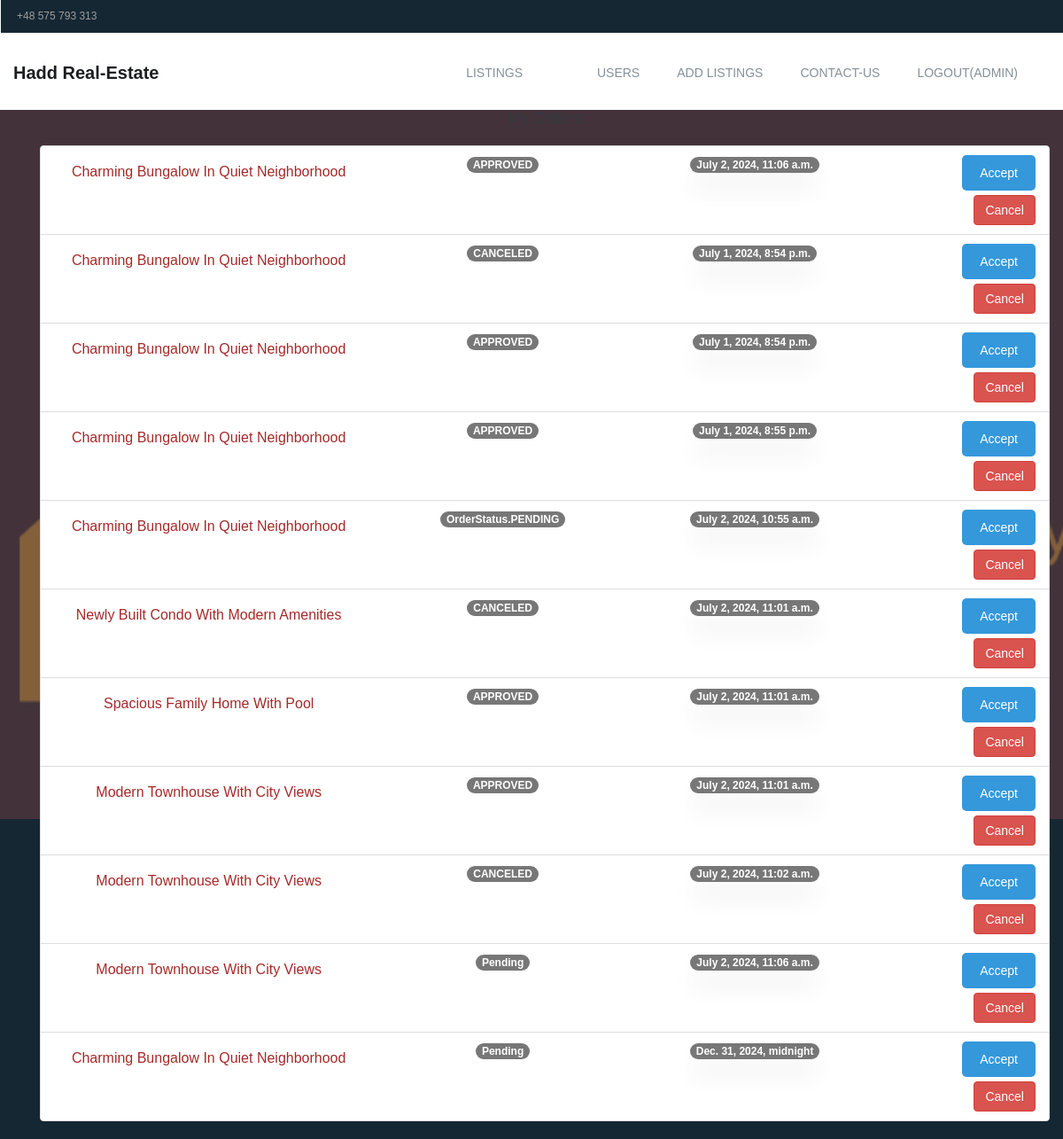
Page /orders/ (signed in) on the committed database.
### accounts/models.py (models this page shows, shortened)
class User(AbstractBaseUser, PermissionsMixin):
    username_validator = UnicodeUsernameValidator()
    username = models.CharField(
        verbose_name=_("username"),
        max_length=150,
        unique=True,
        validators=[username_validator],
        error_messages={
            "unique": _("A user with that username already exists."),
        },
    )
    email = models.EmailField(verbose_name=_("email address"), blank=True)
    first_name = models.CharField(verbose_name=_("first name"), max_length=150, blank=True)
    last_name = models.CharField(verbose_name=_("last name"), max_length=150, blank=True)
    requested_reset_password = models.BooleanField(
        _('User has requested a password reset'),
        default=False,
        help_text=_('This will allow the admin to allow a password reset')
    )
    allowed_password_request = models.BooleanField(
        _('User has been granted a password reset'),
        default=False,
        help_text=_('This will allow the the user to perform password reset')
    )
    is_staff = models.BooleanField(
        _('staff status'),
        default=False,
        help_text=_('Designates whether the user can log into this admin site.'),
    )
    is_active = models.BooleanField(
        _('active'),
        default=True,
        help_text=_(
            'Designates whether this user should be treated as active. '
            'Unselect this instead of deleting accounts.'
        ),
    )
    is_superuser = models.BooleanField(
        _('superuser status'),
        default=False,
        help_text=_('Designates that this user has all permissions without explicitly assigning them.'),
    )
    objects = UserManager()
    USERNAME_FIELD = 'username'
    REQUIRED_FIELDS = ['email']
    class Meta:
        verbose_name = _("user")
        verbose_name_plural = _("users")

### orders/models.py (models this page shows, shortened)
class Order(models.Model):
    user = models.ForeignKey(User, on_delete=models.CASCADE)
    listing = models.ForeignKey(Listing, on_delete=models.CASCADE)
    reservation_date = models.DateTimeField(auto_now_add=False)
    status = models.CharField(
        max_length=20,
        choices=[(status.name, status.value) for status in OrderStatus],
        default=OrderStatus.PENDING.name
    )
    created_on = models.DateTimeField(auto_now_add=True, null=True)

### listings/models.py (models this page shows, shortened)
class Listing(models.Model):
    title = models.CharField(max_length=200)
    description = models.TextField()
    price = models.DecimalField(max_digits=10, decimal_places=2)
    main_img = models.ImageField(upload_to='images/', blank=True, null=True)
    created_at = models.DateTimeField(auto_now_add=True)
    updated_at = models.DateTimeField(auto_now=True)

### orders/views.py (the view)
# urls.py: path('', views.order_list, name='order_list'),
@login_required
def order_list(request):
    orders = Order.objects.filter(user=request.user)
    if request.user.is_superuser:
        orders = Order.objects.all()
    return render(request, 'orders/order_list.html', {'orders': orders})

### orders/models.py (called while the page is built)
@receiver(post_init, sender=Order)
def check_and_update_order_status_on_fetch(sender, instance, **kwargs):
    if instance.status == OrderStatus.PENDING.name and instance.date_ordered < timezone.now():
        instance.status = OrderStatus.CANCELED.name
        instance.save()

### real_estate/templates/orders/order_list.html (shortened to what this page needs)
{% extends 'base.html' %}
{% block content %}
    <div class="container mt-4">
        <h1 class="display-4 mb-4">My Orders</h1>
        <ul class="list-group">
            {% for order in orders %}
                <li class="list-group-item bg-secondary rounded-3">
                    <div class="row align-items-center">
                        <div class="col-md-4">
                            <h2 class="h5 text-white mb-1"><a
                                    href="{% url 'listing_detail' order.listing.pk %}">{{ order.listing.title }}</a>
                            </h2>
                        </div>
                        <div class="col-md-3">
                            <span class="badge bg-primary rounded-pill">{{ order.status }}</span>
                        </div>
                        <div class="col-md-3">
                            <span class="badge bg-light text-dark rounded-pill">{{ order.reservation_date }}</span>
                        </div>
                        <div class="col-md-2 text-right">
                            {% if user.is_superuser %}
                                <form action="{% url 'accept_order' order.pk %}" method="post">
                                    <button class="btn btn-primary mb-2 mb-md-0">Accept</button>
                                </form>
                            {% endif %}
                            <form action="{% url 'cancel_order' order.pk %}" method="post">
                                <button class="btn btn-danger">Cancel</button>
                            </form>
                        </div>
                    </div>
                </li>
            {% endfor %}
        </ul>
    </div>
{% endblock %}

### real_estate/templates/base.html (shortened to what this page needs)
{% load static %}
<!DOCTYPE html>
<html lang="en">
<head>
    <link rel="stylesheet" href="{% static 'css/font-awesome.min.css' %}">
    <link rel="stylesheet" href="{% static 'css/linearicons.css' %}">
    <link rel="stylesheet" href="{% static 'css/animate.css' %}">
    <link rel="stylesheet" href="{% static 'css/flaticon.css' %}">
    <link rel="stylesheet" href="{% static 'css/slick.css' %}">
    <link rel="stylesheet" href="{% static 'css/slick-theme.css' %}">
    <link rel="stylesheet" href="{% static 'css/bootstrap.min.css' %}">
    <link rel="stylesheet" href="{% static 'css/bootsnav.css' %}">
    <link href="{% static 'fontawesomefree/css/fontawesome.css' %}" rel="stylesheet" type="text/css">
    <link href="{% static 'fontawesomefree/css/brands.css' %}" rel="stylesheet" type="text/css">
    <link href="{% static 'fontawesomefree/css/solid.css' %}" rel="stylesheet" type="text/css">
    <link rel="stylesheet" href="{% static 'css/responsive.css' %}">
    <link rel="stylesheet" href="{% static 'css/style.css' %}">
</head>
<body>
<header id="header-top" class="header-top">
    <ul>
        <li class="head-responsive-right">
            <div class="header-top-right">
                <ul>
                    <li class="header-top-contact">
                        +48 575 793 313
                    </li>
                </ul>
            </div>
        </li>
    </ul>
</header>
<section class="top-area">
    <div class="header-area">
        <nav class="navbar navbar-default bootsnav  navbar-sticky navbar-scrollspy" data-minus-value-desktop="70"
             data-minus-value-mobile="55" data-speed="1000">
            <div class="container">
                <div class="navbar-header">
                    <a class="navbar-brand" href="{% url 'homepage' %}">
                        Hadd Real-Estate
                    </a>
                </div>
                <div class="collapse navbar-collapse menu-ui-design" id="navbar-menu">
                    <ul class="nav navbar-nav navbar-right" data-in="fadeInDown" data-out="fadeOutUp">
                        <li>
                            <a class="nav-link" href="{% url 'listing_list' %}">Listings</a>
                        </li>
                        {% if user.is_authenticated %}
                            <li>
                                <a class="nav-link" href="{% url 'order_list' %}"></a>
                            </li>
                            {% if user.is_superuser %}
                                <li>
                                    <a class="nav-link" href="{% url 'accounts_list' %}">Users</a>
                                </li>
                                <li>
                                    <a class="nav-link" href="{% url 'listing_create' %}">Add Listings</a>
                                </li>
                            {% endif %}
                        {% endif %}
                        <li>
                            <a class="nav-link" href="{% url 'contact' %}"> Contact-Us</a>
                        </li>
                        {% if user.is_authenticated %}
                            <li>
                                <a class="nav-link" href="{% url 'logout' %}"> Logout({{ user.username }})</a>
                            </li>
                        {% else %}
                            <li>
                                <a class="nav-link" href="{% url 'login' %}"> Login</a>
                            </li>
                        {% endif %}
                    </ul>
                </div>
            </div>
        </nav>
    </div>
</section>
<section id="home" class="welcome-hero">
    <div class="container">
        {% block content %}
        {% endblock %}
    </div>
</section>
</body>
</html>

### listings/static/css/bootsnav.css (style rules this page uses)
nav.bootsnav .container { position: relative; }
nav.navbar.bootsnav { margin-bottom: 0; -moz-border-radius: 0px; -webkit-border-radius: 0px; -o-border-radius: 0px; border-radius: 0px; background-color: #fff; border: none; border-bottom: solid 1px #e0e0e0; z-index: 9; }
nav.navbar.bootsnav ul.nav > li > a { color: #6f6f6f; background-color: transparent; outline: none; margin-bottom: -2px; }
body { -webkit-transition: all 0.3s ease-in-out; -moz-transition: all 0.3s ease-in-out; -o-transition: all 0.3s ease-in-out; -ms-transition: all 0.3s ease-in-out; transition: all 0.3s ease-in-out; }
.wrap-sticky nav.navbar.bootsnav { position: absolute; width: 100%; left: 0; top: 0; }
@media (min-width: 1024px) { nav.navbar.bootsnav ul.nav > li > a { padding: 30px 15px; font-weight: 600; } }

### listings/static/css/style.css (style rules this page uses)
* { padding: 0; margin: 0; }
* { -webkit-box-sizing:border-box; -moz-box-sizing:border-box; -o-box-sizing:border-box; -ms-box-sizing:border-box; box-sizing:border-box; }
body { font-family: 'Poppins', sans-serif; font-size:14px; color:#a09e9c; text-transform:initial; max-width:1920px; margin:0 auto; overflow-x:hidden; }
a,a:hover,a:active,a:focus { display:inline-block; text-decoration:none; color: brown; font-size:16px; padding:0; font-weight: 500; text-transform: capitalize; }
h1,h2,h3,h4,h5,h6 { margin: 0; color:#343a3f; font-size: 18px; font-weight: 500; text-transform: capitalize; }
ul { padding: 0; margin: 0 auto; list-style: none; }
ul li { list-style: none; }
select,input,textarea,button { box-shadow:none;outline:0!important; }
button { background: transparent;border: 0;font-size: 12px; }
html,body { height: 100%; }
.header-top { border-bottom:1px solid #f6f8fa; }
.header-top ul li { display: inline-block; }
.header-top-left li,.header-top-right li { display: inline-block; }
.select-opt,.header-top-contact { padding: 10px 18px; border-right: 1px solid #f6f8fa; }
.header-top-contact { border-right: 0; border-left: 1px solid #f6f8fa; font-size: 12px; }
nav.navbar.bootsnav { background-color:#fff; border-bottom: transparent; }
.navbar-header a.navbar-brand,.navbar-header a.navbar-brand:hover,.navbar-header a.navbar-brand:focus { display: inline-block; color: #1b1e20; font-size: 20px; font-weight: 700; padding: 34px 0px; text-transform:capitalize; }
nav.navbar.bootsnav ul.nav > li > a { color: #859098; font-size: 14px; font-weight: 500; text-transform:uppercase; -webkit-transition: 0.3s linear; -moz-transition: 0.3s linear; -ms-transition: 0.3s linear; -o-transition: 0.3s linear; transition: 0.3s linear; }
nav.navbar.bootsnav ul.nav > li > a { padding:34px 21px; }
.menu-ui-design { overflow-y:scroll;height: 350px; }
.welcome-hero { position: relative; background:url('media/images/logo.small.png')no-repeat; background-position:center; background-size:cover; text-align: center; height:800px; z-index: 1; }
.welcome-hero:before { position: absolute; content: " "; top: 0; left: 0; width: 100%; height: 100%; background:rgba(65,73,89,.65); z-index: -1; }
*, body { font-family: 'Poppins', sans-serif; font-weight: 400; -webkit-font-smoothing: antialiased; text-rendering: optimizeLegibility; -moz-osx-font-smoothing: grayscale; }
html, body { height: 100%; background-color: #152733; }
.btn-primary { background-color: #6C757D; outline: none; border: 0px; box-shadow: none; }
.align-items-center { align-items: center!important; }
.mb-2 { margin-bottom: 0.5rem!important; }
a { text-decoration: none; }
.card, .bg-light { box-shadow: 0 20px 27px 0 rgb(0 0 0 / 5%); }
.list-group { padding-top: 20px!important; }
.welcome-hero { background: url('media/images/logo.small.png') no-repeat center center; background-size: cover; text-align: center; height: 800px; position: relative; }
.welcome-hero:before { content: ""; position: absolute; top: 0; left: 0; width: 100%; height: 100%; background: rgba(65, 73, 89, 0.65); z-index: -1; }
.btn-primary { background-color: #3498db; color: white; padding: 10px 20px; border: none; border-radius: 5px; cursor: pointer; transition: background-color 0.2s ease-in-out; }

### rows in the picture
User: username "ADMIN"
Order: listing "Charming Bungalow In Quiet Neighborhood", status "APPROVED", reservation_date "July 2, 2024, 11:06 a.m."
Order: listing "Charming Bungalow In Quiet Neighborhood", status "CANCELED", reservation_date "July 1, 2024, 8:54 p.m."
Order: listing "Charming Bungalow In Quiet Neighborhood", status "APPROVED", reservation_date "July 1, 2024, 8:54 p.m."
Order: listing "Charming Bungalow In Quiet Neighborhood", status "APPROVED", reservation_date "July 1, 2024, 8:55 p.m."
Order: listing "Charming Bungalow In Quiet Neighborhood", status "OrderStatus.PENDING", reservation_date "July 2, 2024, 10:55 a.m."
Order: listing "Newly Built Condo With Modern Amenities", status "CANCELED", reservation_date "July 2, 2024, 11:01 a.m."
Order: listing "Spacious Family Home With Pool", status "APPROVED", reservation_date "July 2, 2024, 11:01 a.m."
Order: listing "Modern Townhouse With City Views", status "APPROVED", reservation_date "July 2, 2024, 11:01 a.m."
Order: listing "Modern Townhouse With City Views", status "CANCELED", reservation_date "July 2, 2024, 11:02 a.m."
Order: listing "Modern Townhouse With City Views", status "Pending", reservation_date "July 2, 2024, 11:06 a.m."
Order: listing "Charming Bungalow In Quiet Neighborhood", status "Pending", reservation_date "Dec. 31, 2024, midnight"
